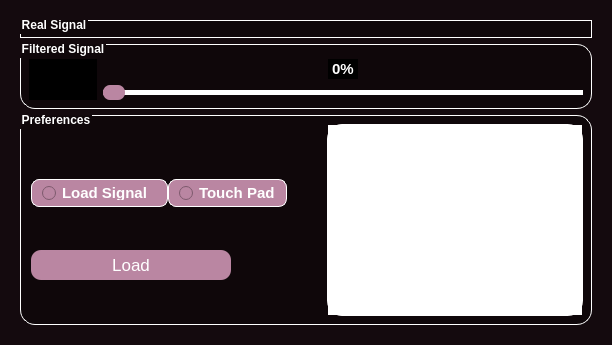
      <widget class="QWidget" name="Results_tab">
       <property name="palette">
        <palette>
         <active>
          <colorrole role="WindowText">
           <brush brushstyle="SolidPattern">
            <color alpha="255">
             <red>255</red>
             <green>255</green>
             <blue>255</blue>
            </color>
           </brush>
          </colorrole>
          <colorrole role="Button">
           <brush brushstyle="SolidPattern">
            <color alpha="255">
             <red>20</red>
             <green>10</green>
             <blue>14</blue>
            </color>
           </brush>
          </colorrole>
          <colorrole role="Text">
           <brush brushstyle="SolidPattern">
            <color alpha="255">
             <red>255</red>
             <green>255</green>
             <blue>255</blue>
            </color>
           </brush>
          </colorrole>
          <colorrole role="ButtonText">
           <brush brushstyle="SolidPattern">
            <color alpha="255">
             <red>255</red>
             <green>255</green>
             <blue>255</blue>
            </color>
           </brush>
          </colorrole>
          <colorrole role="Base">
           <brush brushstyle="SolidPattern">
            <color alpha="255">
             <red>20</red>
             <green>10</green>
             <blue>14</blue>
            </color>
           </brush>
          </colorrole>
          <colorrole role="Window">
           <brush brushstyle="SolidPattern">
            <color alpha="255">
             <red>20</red>
             <green>10</green>
             <blue>14</blue>
            </color>
           </brush>
          </colorrole>
          <colorrole role="PlaceholderText">
           <brush brushstyle="NoBrush">
            <color alpha="128">
             <red>255</red>
             <green>255</green>
             <blue>255</blue>
            </color>
           </brush>
          </colorrole>
         </active>
         <inactive>
          <colorrole role="WindowText">
           <brush brushstyle="SolidPattern">
            <color alpha="255">
             <red>255</red>
             <green>255</green>
             <blue>255</blue>
            </color>
           </brush>
          </colorrole>
          <colorrole role="Button">
           <brush brushstyle="SolidPattern">
            <color alpha="255">
             <red>20</red>
             <green>10</green>
             <blue>14</blue>
            </color>
           </brush>
          </colorrole>
          <colorrole role="Text">
           <brush brushstyle="SolidPattern">
            <color alpha="255">
             <red>255</red>
             <green>255</green>
             <blue>255</blue>
            </color>
           </brush>
          </colorrole>
          <colorrole role="ButtonText">
           <brush brushstyle="SolidPattern">
            <color alpha="255">
             <red>255</red>
             <green>255</green>
             <blue>255</blue>
            </color>
           </brush>
          </colorrole>
          <colorrole role="Base">
           <brush brushstyle="SolidPattern">
            <color alpha="255">
             <red>20</red>
             <green>10</green>
             <blue>14</blue>
            </color>
           </brush>
          </colorrole>
          <colorrole role="Window">
           <brush brushstyle="SolidPattern">
            <color alpha="255">
             <red>20</red>
             <green>10</green>
             <blue>14</blue>
            </color>
           </brush>
          </colorrole>
          <colorrole role="PlaceholderText">
           <brush brushstyle="NoBrush">
            <color alpha="128">
             <red>255</red>
             <green>255</green>
             <blue>255</blue>
            </color>
           </brush>
          </colorrole>
         </inactive>
         <disabled>
          <colorrole role="WindowText">
           <brush brushstyle="SolidPattern">
            <color alpha="255">
             <red>255</red>
             <green>255</green>
             <blue>255</blue>
            </color>
           </brush>
          </colorrole>
          <colorrole role="Button">
           <brush brushstyle="SolidPattern">
            <color alpha="255">
             <red>20</red>
             <green>10</green>
             <blue>14</blue>
            </color>
           </brush>
          </colorrole>
          <colorrole role="Text">
           <brush brushstyle="SolidPattern">
            <color alpha="255">
             <red>255</red>
             <green>255</green>
             <blue>255</blue>
            </color>
           </brush>
          </colorrole>
          <colorrole role="ButtonText">
           <brush brushstyle="SolidPattern">
            <color alpha="255">
             <red>255</red>
             <green>255</green>
             <blue>255</blue>
            </color>
           </brush>
          </colorrole>
          <colorrole role="Base">
           <brush brushstyle="SolidPattern">
            <color alpha="255">
             <red>20</red>
             <green>10</green>
             <blue>14</blue>
            </color>
           </brush>
          </colorrole>
          <colorrole role="Window">
           <brush brushstyle="SolidPattern">
            <color alpha="255">
             <red>20</red>
             <green>10</green>
             <blue>14</blue>
            </color>
           </brush>
          </colorrole>
          <colorrole role="PlaceholderText">
           <brush brushstyle="NoBrush">
            <color alpha="128">
             <red>255</red>
             <green>255</green>
             <blue>255</blue>
            </color>
           </brush>
          </colorrole>
         </disabled>
        </palette>
       </property>
       <property name="styleSheet">
        <string notr="true">border:none;</string>
       </property>
       <attribute name="title">
        <string>Real-Time Filtering</string>
       </attribute>
       <layout class="QGridLayout" name="gridLayout_5">
        <item row="0" column="0">
         <widget class="QGroupBox" name="resultBox">
          <property name="styleSheet">
           <string notr="true"/>
          </property>
          <layout class="QGridLayout" name="gridLayout_4">
           <item row="0" column="0">
            <widget class="QGroupBox" name="RealBox">
             <property name="sizePolicy">
              <sizepolicy hsizetype="Expanding" vsizetype="Preferred">
               <horstretch>0</horstretch>
               <verstretch>0</verstretch>
              </sizepolicy>
             </property>
             <property name="font">
              <font>
               <pointsize>9</pointsize>
               <weight>75</weight>
               <bold>true</bold>
              </font>
             </property>
             <property name="styleSheet">
              <string notr="true">QGroupBox {
background-color: #0f070a;
border: 1.2px solid #ffffff;
border-style: outset;
border-radius: 15px;
}
QGroupBox::title  {
    subcontrol-origin: margin;
    subcontrol-position: top left;
    padding: -5px 0px 0px 0px;
    color: rgb(255, 255, 255);
}</string>
             </property>
             <property name="title">
              <string>Real Signal</string>
             </property>
             <layout class="QVBoxLayout" name="verticalLayout_7">
              <item>
               <widget class="PlotWidget" name="real_signal" native="true">
                <property name="styleSheet">
                 <string notr="true">margin-top:10px;</string>
                </property>
               </widget>
              </item>
             </layout>
            </widget>
           </item>
           <item row="1" column="0">
            <widget class="QGroupBox" name="FilteredBox">
             <property name="sizePolicy">
              <sizepolicy hsizetype="Expanding" vsizetype="Preferred">
               <horstretch>0</horstretch>
               <verstretch>0</verstretch>
              </sizepolicy>
             </property>
             <property name="font">
              <font>
               <pointsize>9</pointsize>
               <weight>75</weight>
               <bold>true</bold>
              </font>
             </property>
             <property name="styleSheet">
              <string notr="true">QGroupBox {
background-color: #0f070a;
border: 1.2px solid #ffffff;
border-style: outset;
border-radius: 15px;
}
QGroupBox::title  {
    subcontrol-origin: margin;
    subcontrol-position: top left;
    padding: -5px 0px 0px 0px;
    color: rgb(255, 255, 255);
}</string>
             </property>
             <property name="title">
              <string>Filtered Signal</string>
             </property>
             <layout class="QGridLayout" name="gridLayout_3">
              <item row="1" column="0">
               <layout class="QHBoxLayout" name="horizontalLayout_14">
                <item>
                 <widget class="QLabel" name="label_12">
                  <property name="maximumSize">
                   <size>
                    <width>200</width>
                    <height>16777215</height>
                   </size>
                  </property>
                  <property name="font">
                   <font>
                    <pointsize>9</pointsize>
                    <weight>75</weight>
                    <bold>true</bold>
                   </font>
                  </property>
                  <property name="styleSheet">
                   <string notr="true">padding-left:5px;
padding-right:20px;
background-color: rgb(0, 0, 0);</string>
                  </property>
                  <property name="text">
                   <string>Speed</string>
                  </property>
                 </widget>
                </item>
                <item>
                 <layout class="QVBoxLayout" name="components_layout_12">
                  <item>
                   <layout class="QHBoxLayout" name="horizontalLayout_66">
                    <property name="spacing">
                     <number>6</number>
                    </property>
                    <property name="sizeConstraint">
                     <enum>QLayout::SetMaximumSize</enum>
                    </property>
                    <item>
                     <spacer name="horizontalSpacer_57">
                      <property name="orientation">
                       <enum>Qt::Horizontal</enum>
                      </property>
                      <property name="sizeHint" stdset="0">
                       <size>
                        <width>40</width>
                        <height>20</height>
                       </size>
                      </property>
                     </spacer>
                    </item>
                    <item>
                     <widget class="QLabel" name="speedPercent">
                      <property name="styleSheet">
                       <string notr="true">
font-weight:Bold;
font-size: 15px;
border:none;
color: #ffffff;
background-color: rgb(0, 0, 0);
</string>
                      </property>
                      <property name="text">
                       <string> 0% </string>
                      </property>
                     </widget>
                    </item>
                    <item>
                     <spacer name="horizontalSpacer_58">
                      <property name="orientation">
                       <enum>Qt::Horizontal</enum>
                      </property>
                      <property name="sizeHint" stdset="0">
                       <size>
                        <width>40</width>
                        <height>20</height>
                       </size>
                      </property>
                     </spacer>
                    </item>
                   </layout>
                  </item>
                  <item>
                   <widget class="QSlider" name="speedSlider">
                    <property name="sizePolicy">
                     <sizepolicy hsizetype="Minimum" vsizetype="Fixed">
                      <horstretch>0</horstretch>
                      <verstretch>0</verstretch>
                     </sizepolicy>
                    </property>
                    <property name="cursor">
                     <cursorShape>PointingHandCursor</cursorShape>
                    </property>
                    <property name="styleSheet">
                     <string notr="true">QSlider{
border:none;
}
QSlider::groove:horizontal {
background: #ffffff; /* Color of the track */
border: 0px solid #ffffff; /* Border of the track */
height: 5px; /* Set the height of the track */
border-radius: 3px; /* Round the corners of the track */
}



QSlider::sub-page:horizontal {
    background: #a87993;
border: 0px solid #ffffff; /* Border of the track */
height: 5px; /* Set the height of the track */
border-radius: 3px; /* Round the corners of the track */
}



/* Style for the slider handle (thumb) */
QSlider::handle {
background: #ba86a2; /* Color of the handle */
width: 22px; /* Width of the handle */
height: 12px; /* Height of the handle */
margin: -5px 0; /* Negative margin to center the handle vertically */
border-radius: 7px;

}

/* Style for the slider handle when pressed */
QSlider::handle:pressed {
background: #9f738c; /* Color of the handle when pressed */
border: 1px solid #000000; /* Border of the handle when pressed */
}</string>
                    </property>
                    <property name="minimum">
                     <number>0</number>
                    </property>
                    <property name="maximum">
                     <number>100</number>
                    </property>
                    <property name="orientation">
                     <enum>Qt::Horizontal</enum>
                    </property>
                   </widget>
                  </item>
                 </layout>
                </item>
               </layout>
              </item>
              <item row="0" column="0">
               <widget class="PlotWidget" name="filteredSignal" native="true">
                <property name="styleSheet">
                 <string notr="true">margin-top:10px;</string>
                </property>
               </widget>
              </item>
             </layout>
            </widget>
           </item>
           <item row="2" column="0">
            <widget class="QGroupBox" name="loadingBox">
             <property name="font">
              <font>
               <pointsize>9</pointsize>
               <weight>75</weight>
               <bold>true</bold>
              </font>
             </property>
             <property name="styleSheet">
              <string notr="true">QGroupBox {
background-color: #0f070a;
border: 1.2px solid #ffffff;
border-style: outset;
border-radius: 15px;
}
QGroupBox::title  {
    subcontrol-origin: margin;
    subcontrol-position: top left;
    padding: -5px 0px 0px 0px;
    color: rgb(255, 255, 255);
}</string>
             </property>
             <property name="title">
              <string>Preferences</string>
             </property>
             <layout class="QGridLayout" name="gridLayout_8">
              <item row="0" column="0">
               <layout class="QHBoxLayout" name="horizontalLayout_22">
                <property name="spacing">
                 <number>8</number>
                </property>
                <property name="leftMargin">
                 <number>2</number>
                </property>
                <item>
                 <layout class="QVBoxLayout" name="verticalLayout_8">
                  <item>
                   <spacer name="horizontalSpacer_11">
                    <property name="orientation">
                     <enum>Qt::Horizontal</enum>
                    </property>
                    <property name="sizeType">
                     <enum>QSizePolicy::Maximum</enum>
                    </property>
                    <property name="sizeHint" stdset="0">
                     <size>
                      <width>394</width>
                      <height>20</height>
                     </size>
                    </property>
                   </spacer>
                  </item>
                  <item>
                   <layout class="QHBoxLayout" name="horizontalLayout_15">
                    <property name="spacing">
                     <number>0</number>
                    </property>
                    <property name="leftMargin">
                     <number>0</number>
                    </property>
                    <property name="rightMargin">
                     <number>32</number>
                    </property>
                    <item>
                     <widget class="QRadioButton" name="loadSignal">
                      <property name="maximumSize">
                       <size>
                        <width>179</width>
                        <height>16777215</height>
                       </size>
                      </property>
                      <property name="font">
                       <font>
                        <family>Arial</family>
                        <pointsize>11</pointsize>
                        <weight>75</weight>
                        <bold>true</bold>
                       </font>
                      </property>
                      <property name="cursor">
                       <cursorShape>PointingHandCursor</cursorShape>
                      </property>
                      <property name="styleSheet">
                       <string notr="true">   font-family: &quot;Arial&quot;;
    font-weight: 600; /* Semibold */
    font-size: 11pt; /* Adjust the font size as needed */
 	color: rgb(26, 70, 91);
    border: 1px solid  rgb(26, 70, 91);; /* Set the border to 1px solid white */
	margin-bottom: 0px;
  background-color: #ba86a2;
    border: 1px solid #ffffff;   /* Border around the combo box */
    border-radius: 10px;         /* Rounded corners */
    padding: 6px 10px;           /* Padding around the text */
    color: white;       
height:14px;
border-radius: 8px;        
</string>
                      </property>
                      <property name="text">
                       <string>Load Signal  </string>
                      </property>
                     </widget>
                    </item>
                    <item>
                     <widget class="QRadioButton" name="touchPad">
                      <property name="maximumSize">
                       <size>
                        <width>181</width>
                        <height>16777215</height>
                       </size>
                      </property>
                      <property name="font">
                       <font>
                        <family>Arial</family>
                        <pointsize>11</pointsize>
                        <weight>75</weight>
                        <bold>true</bold>
                       </font>
                      </property>
                      <property name="cursor">
                       <cursorShape>PointingHandCursor</cursorShape>
                      </property>
                      <property name="styleSheet">
                       <string notr="true">   font-family: &quot;Arial&quot;;
    font-weight: 600; /* Semibold */
    font-size: 11pt; /* Adjust the font size as needed */
 	color: rgb(26, 70, 91);
    border: 1px solid  rgb(26, 70, 91);; /* Set the border to 1px solid white */
	margin-bottom: 0px;
  background-color: #ba86a2;
    border: 1px solid #ffffff;   /* Border around the combo box */
    border-radius: 10px;         /* Rounded corners */
    padding: 6px 10px;           /* Padding around the text */
    color: white;       
height:14px;
border-radius: 8px;        
</string>
                      </property>
                      <property name="text">
                       <string>Touch Pad</string>
                      </property>
                     </widget>
                    </item>
                   </layout>
                  </item>
                  <item>
                   <widget class="QPushButton" name="loadButton">
                    <property name="maximumSize">
                     <size>
                      <width>200</width>
                      <height>16777215</height>
                     </size>
                    </property>
                    <property name="cursor">
                     <cursorShape>PointingHandCursor</cursorShape>
                    </property>
                    <property name="styleSheet">
                     <string notr="true">QPushButton{
  appearance: button;
  backface-visibility: hidden;
  background-color: #ba86a2;
  border-radius: 10px;
  border-width: 0;
  box-shadow: rgba(50, 50, 93, .1) 0 0 0 1px inset,rgba(50, 50, 93, .1) 0 2px 5px 0,rgba(0, 0, 0, .07) 0 1px 1px 0;
  box-sizing: border-box;
font-size:17px;
      color: white;
   
     border: none;
padding-top:5px;
padding-bottom:5px;

}
QPushButton:hover {
    background-color: #ab7b96;    /* Slightly lighter blue when hovering */
}

QPushButton:pressed {
    background-color: #956b83;    /* Darker blue when pressed */
}
</string>
                    </property>
                    <property name="text">
                     <string>Load</string>
                    </property>
                   </widget>
                  </item>
                 </layout>
                </item>
                <item>
                 <widget class="QGraphicsView" name="touch_pad">
                  <property name="sizePolicy">
                   <sizepolicy hsizetype="Preferred" vsizetype="Preferred">
                    <horstretch>0</horstretch>
                    <verstretch>0</verstretch>
                   </sizepolicy>
                  </property>
                  <property name="maximumSize">
                   <size>
                    <width>16777215</width>
                    <height>16777215</height>
                   </size>
                  </property>
                  <property name="cursor" stdset="0">
                   <cursorShape>PointingHandCursor</cursorShape>
                  </property>
                  <property name="styleSheet">
                   <string notr="true">border: 1px solid white;
border-radius: 15px;</string>
                  </property>
                 </widget>
                </item>
               </layout>
              </item>
             </layout>
            </widget>
           </item>
          </layout>
         </widget>
        </item>
       </layout>
      </widget>
